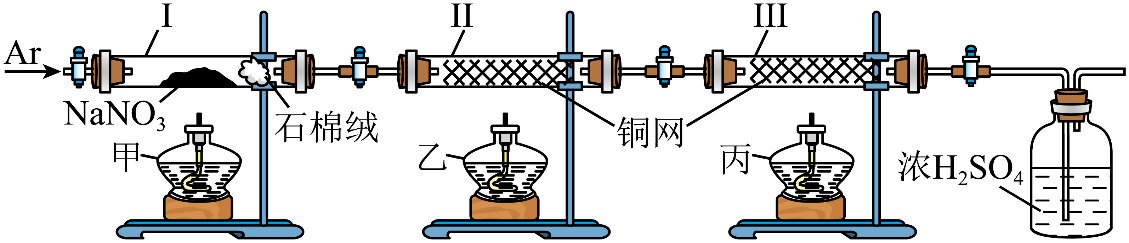
#> input picture _样板/images/image102.png, 1129 x 243 px
$ python zoom_profile.py '../_样板/images/image102.png'
#> lines starting #> are read from the running program, lines starting #| are printed output that depends on the picture
# -*- coding: utf-8 -*-
r"""zoom_profile.py —— 图片「像素剖面 + 局部放大」核验工具

用途：S4/S9 阶段核对**低分辨率图**的细节，客观判定不能靠目视的要素：
- 单线桥/双线桥的**箭头起止与指向**（箭头端 = 逐行暗像素宽度递增的实心三角）；
- 装置图**导管长短与进出方向**、液面高度、加热位置；
- 流程图的**箭头方向**与节点连接；
- 坐标轴的刻度线位置与量程。

原理：对每一行统计暗像素的 x 区间与数量，并给出「逐行最宽连续暗段」；
实心箭头会表现为若干行内「最宽暗段」单调递增后又骤减（如 14→11→7→5），
而普通直线/竖笔则保持等宽（如恒为 2）。据此可区分「箭头端」与「尾端」。

用法：
    python zoom_profile.py <图片路径> [--zoom 8] [--crop x0,y0,x1,y1]
                           [--thresh 128] [--no-rows]

输出（与图片同目录）：
    <图片名>_profile.txt : 逐行剖面（UTF-8；stdout 只打 ASCII 摘要）
    <图片名>_zoom.png    : 整图 --zoom 倍放大（透明底先合成白底）
    <图片名>_crop.png    : --crop 区域的 --zoom 倍放大（给出 --crop 时）

说明：本工具为**只读**分析，不修改任何交付物；中文一律写文件，避免 GBK 终端乱码。
"""
import argparse
import sys
from pathlib import Path

from PIL import Image


def load_rgb(path):
    im = Image.open(path).convert("RGBA")
    bg = Image.new("RGBA", im.size, (255, 255, 255, 255))
#> bg: PIL image 1129x243 RGBA; every value is 255
    bg.alpha_composite(im)
    return bg.convert("RGB")
#> returned value is the input picture: PIL image 1129x243 RGB; mean R, G, B 215.1, 215.7, 215.5


def parse_crop(s):
    parts = [int(float(x)) for x in s.replace(" ", "").split(",")]
    if len(parts) != 4:
        raise argparse.ArgumentTypeError("--crop 需 4 个值：x0,y0,x1,y1")
    return tuple(parts)


def profile(g, thresh):
    w, h = g.size
    px = g.load()
    rows = []
    for y in range(h):
        xs = [x for x in range(w) if px[x, y] < thresh]
        runs, cur = [], 0
        for x in range(w):
            if px[x, y] < thresh:
                cur += 1
            else:
                if cur:
                    runs.append(cur)
                cur = 0
        if cur:
            runs.append(cur)
        rows.append((y, xs, runs))
    return rows


def main():
    ap = argparse.ArgumentParser(description="图片像素剖面 + 局部放大（只读）")
    ap.add_argument("image", help="图片绝对/相对路径")
    ap.add_argument("--zoom", type=int, default=8, help="放大倍数（默认 8）")
    ap.add_argument("--crop", type=parse_crop, default=None, help="区域放大 x0,y0,x1,y1（原图像素坐标）")
    ap.add_argument("--thresh", type=int, default=128, help="暗像素阈值（默认 128）")
    ap.add_argument("--no-rows", action="store_true", help="不输出逐行剖面（只出放大图）")
    args = ap.parse_args()

    src = Path(args.image)
    if not src.exists():
        print("ERR: image not found:", src.name)
        return 2
    rgb = load_rgb(src)
    w, h = rgb.size
#> w = 1129; h = 243
    g = rgb.convert("L")
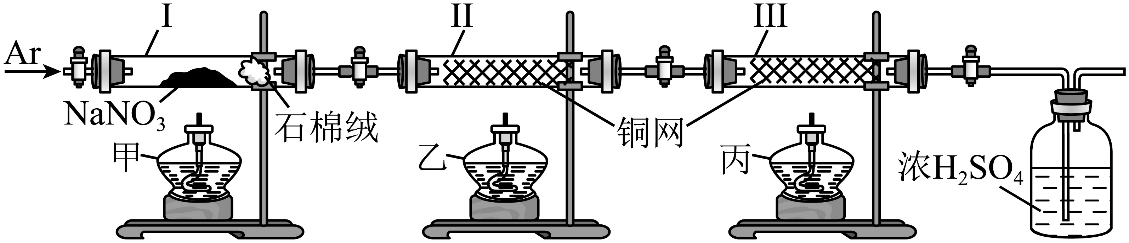
#> g: PIL image 1129x243 L; min 0, max 255, mean 215.5

    L = ["# zoom_profile · %s" % src.name,
         "size: %dx%d  thresh: %d  zoom: %d" % (w, h, args.thresh, args.zoom), ""]

    if not args.no_rows:
        rows = profile(g, args.thresh)
#> after the loop in profile, `for y in range(h):`: rows = 243 items
#> rows = 243 items
        L.append("== 逐行暗像素 (y: x范围 计数) ==")
        for y, xs, runs in rows:
            if xs:
                L.append("y=%4d x=[%4d..%4d] n=%4d" % (y, xs[0], xs[-1], len(xs)))
#> this loop made 243 passes
#> runs on passes 1 to 3: [], [], []
#> after the loop, L = 239 items, first 6: '# zoom_profile · image102.png', 'size: 1129x243  thresh: 128  zoom: 8', '', '== 逐行暗像素 (y: x范围 计数) ==', 'y=   4 x=[ 164.. 784] n=  35', 'y=   5 x=[ 165.. 783] n=  23'
        L.append("")
        L.append("== 逐行最宽连续暗段（>=2；箭头端表现为单调递增后骤减）==")
        for y, xs, runs in rows:
            if runs and max(runs) >= 2:
                L.append("y=%4d maxrun=%3d runs=%s" % (y, max(runs), runs))
#> after the loop, L = 476 items, first 6: '# zoom_profile · image102.png', 'size: 1129x243  thresh: 128  zoom: 8', '', '== 逐行暗像素 (y: x范围 计数) ==', 'y=   4 x=[ 164.. 784] n=  35', 'y=   5 x=[ 165.. 783] n=  23'
        L.append("")
        L.append("== 提示 ==")
        L.append("- 等宽(如恒为 2~3)的竖笔 = 引线/尾端；宽度单调递增(如 14→11→7→5) = 实心箭头端。")
        L.append("- 横线所在 y 即桥/引线高度；横线 x 区间即该桥覆盖的横向范围。")

    whole = src.with_name(src.stem + "_zoom.png")
    rgb.resize((w * args.zoom, h * args.zoom), Image.LANCZOS).save(whole)
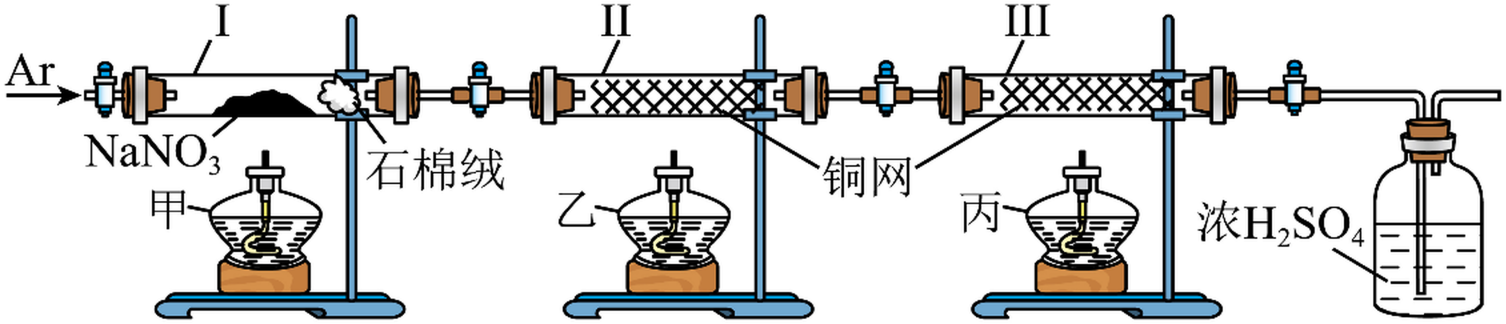
#> saved as image102_zoom.png: PIL image 9032x1944 RGB (shown at 1/6 size); mean R, G, B 215.3, 215.9, 215.6
    L.append("zoom image -> %s" % whole.name)
    if args.crop:
        c = rgb.crop(args.crop)
        cp = src.with_name(src.stem + "_crop.png")
        c.resize((c.width * args.zoom, c.height * args.zoom), Image.LANCZOS).save(cp)
        L.append("crop image (%s) -> %s" % (args.crop, cp.name))

    dst = src.with_name(src.stem + "_profile.txt")
    dst.write_text("\n".join(L), encoding="utf-8")
    print("OK: %s -> %s (size %dx%d)" % (src.name, dst.name, w, h))
#| OK: image102.png -> image102_profile.txt (size 1129x243)
    return 0


if __name__ == "__main__":
    sys.exit(main())
#> (the program exits here)

$ run again, on _样板/images/image106.png
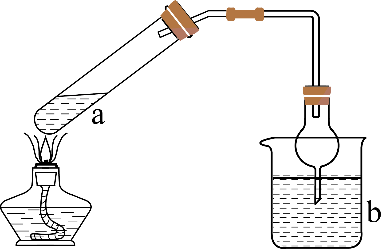
#> input picture _样板/images/image106.png, 382 x 249 px
#> bg: PIL image 382x249 RGBA; every value is 255
#> in load_rgb, returned value is the input picture: PIL image 382x249 RGB; mean R, G, B 241.1, 240.2, 239.4
#> the loop in profile, `for y in range(h):` made 249 passes
#> xs on passes 3 to 5: [177], [178], [179]
#> after the loop in profile, `for y in range(h):`: rows = 249 items
#> the loop in main, `for y, xs, runs in rows:` made 249 passes
#> (xs, runs) on passes 1 to 3: ([], []), ([], []), ([177], [1])
#> after the loop in main, `for y, xs, runs in rows:`: L = 251 items, first 6: '# zoom_profile · image106.png', 'size: 382x249  thresh: 128  zoom: 8', '', '== 逐行暗像素 (y: x范围 计数) ==', 'y=   2 x=[ 177.. 177] n=   1', 'y=   3 x=[ 178.. 178] n=   1'
#> after the loop in main, `for y, xs, runs in rows:`: L = 495 items, first 6: '# zoom_profile · image106.png', 'size: 382x249  thresh: 128  zoom: 8', '', '== 逐行暗像素 (y: x范围 计数) ==', 'y=   2 x=[ 177.. 177] n=   1', 'y=   3 x=[ 178.. 178] n=   1'
#> in main, `rgb.resize((w * args.zoom, h * args.zoom), Image.LANCZOS).save(whole)`:
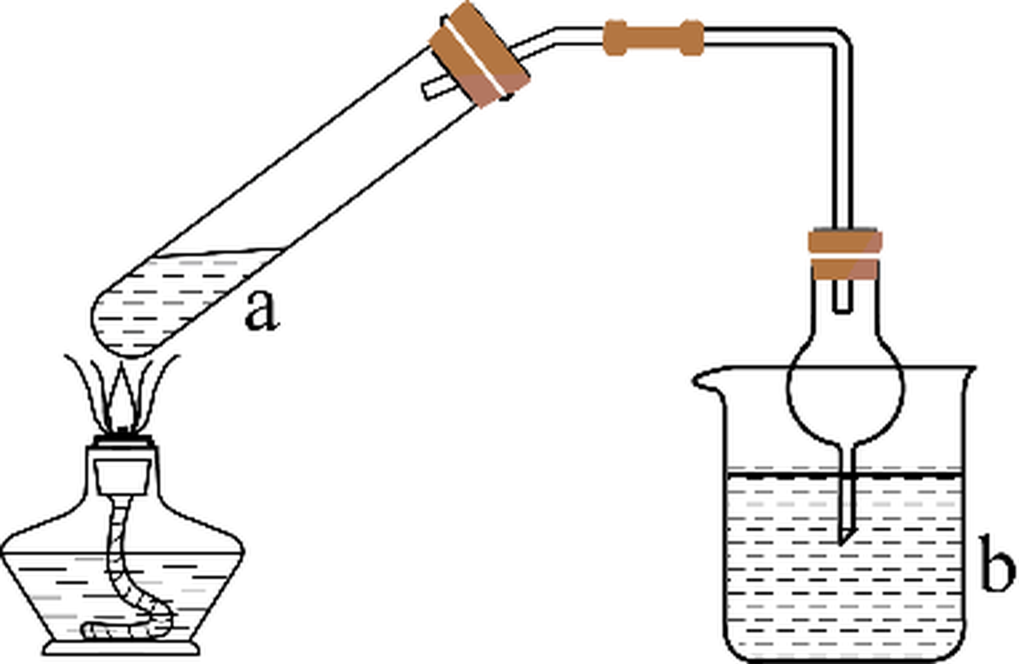
#> saved as image106_zoom.png: PIL image 3056x1992 RGB (shown at 1/3 size); mean R, G, B 240.4, 239.4, 238.7
#| OK: image106.png -> image106_profile.txt (size 382x249)

$ run again, on _样板/images/image115.png
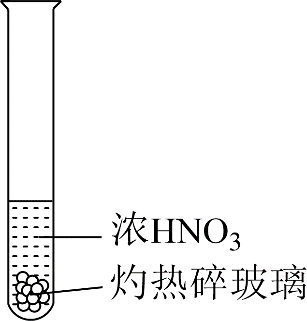
#> input picture _样板/images/image115.png, 307 x 321 px
#> bg: PIL image 307x321 RGBA; every value is 255
#> in load_rgb, returned value is the input picture: PIL image 307x321 RGB; mean R, G, B 242.4, 242.4, 242.4
#> the loop in profile, `for y in range(h):` made 321 passes
#> xs on passes 3 to 5: [1, 2, 58, 59, 60], [1, 2, 3, 57, 58, 59], [2, 3, 4, 56, 57, 58]
#> after the loop in profile, `for y in range(h):`: rows = 321 items
#> the loop in main, `for y, xs, runs in rows:` made 321 passes
#> (xs, runs) on passes 3 to 5: ([1, 2, 58, 59, 60], [2, 3]), ([1, 2, 3, 57, 58, 59], [3, 3]), ([2, 3, 4, 56, 57, 58], [3, 3])
#> after the loop in main, `for y, xs, runs in rows:`: L = 325 items, first 6: '# zoom_profile · image115.png', 'size: 307x321  thresh: 128  zoom: 8', '', '== 逐行暗像素 (y: x范围 计数) ==', 'y=   0 x=[   1..  60] n=  60', 'y=   1 x=[   0..  61] n=  62'
#> after the loop in main, `for y, xs, runs in rows:`: L = 648 items, first 6: '# zoom_profile · image115.png', 'size: 307x321  thresh: 128  zoom: 8', '', '== 逐行暗像素 (y: x范围 计数) ==', 'y=   0 x=[   1..  60] n=  60', 'y=   1 x=[   0..  61] n=  62'
#> in main, `rgb.resize((w * args.zoom, h * args.zoom), Image.LANCZOS).save(whole)`:
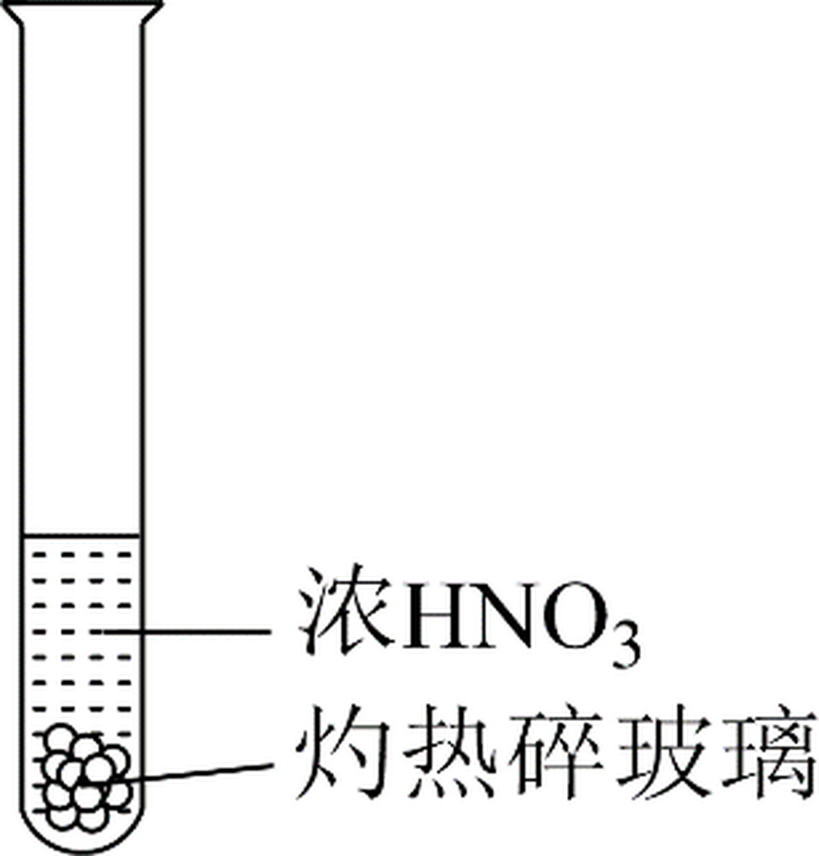
#> saved as image115_zoom.png: PIL image 2456x2568 RGB (shown at 1/3 size); mean R, G, B 242.2, 242.2, 242.2
#| OK: image115.png -> image115_profile.txt (size 307x321)

$ run again, on _样板/images/image116.png
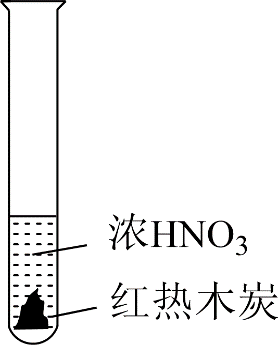
#> input picture _样板/images/image116.png, 278 x 345 px
#> bg: PIL image 278x345 RGBA; every value is 255
#> in load_rgb, returned value is the input picture: PIL image 278x345 RGB; mean R, G, B 240.9, 240.9, 240.9
#> the loop in profile, `for y in range(h):` made 345 passes
#> xs on passes 3 to 5: [0, 1, 2, 3, 63, 64, 65], [1, 2, 3, 62, 63, 64], [2, 3, 4, 61, 62, 63]
#> after the loop in profile, `for y in range(h):`: rows = 345 items
#> the loop in main, `for y, xs, runs in rows:` made 345 passes
#> (xs, runs) on passes 3 to 5: ([0, 1, 2, 3, 63, 64, 65], [4, 3]), ([1, 2, 3, 62, 63, 64], [3, 3]), ([2, 3, 4, 61, 62, 63], [3, 3])
#> after the loop in main, `for y, xs, runs in rows:`: L = 349 items, first 6: '# zoom_profile · image116.png', 'size: 278x345  thresh: 128  zoom: 8', '', '== 逐行暗像素 (y: x范围 计数) ==', 'y=   0 x=[   1..  65] n=  65', 'y=   1 x=[   0..  65] n=  66'
#> after the loop in main, `for y, xs, runs in rows:`: L = 696 items, first 6: '# zoom_profile · image116.png', 'size: 278x345  thresh: 128  zoom: 8', '', '== 逐行暗像素 (y: x范围 计数) ==', 'y=   0 x=[   1..  65] n=  65', 'y=   1 x=[   0..  65] n=  66'
#> in main, `rgb.resize((w * args.zoom, h * args.zoom), Image.LANCZOS).save(whole)`:
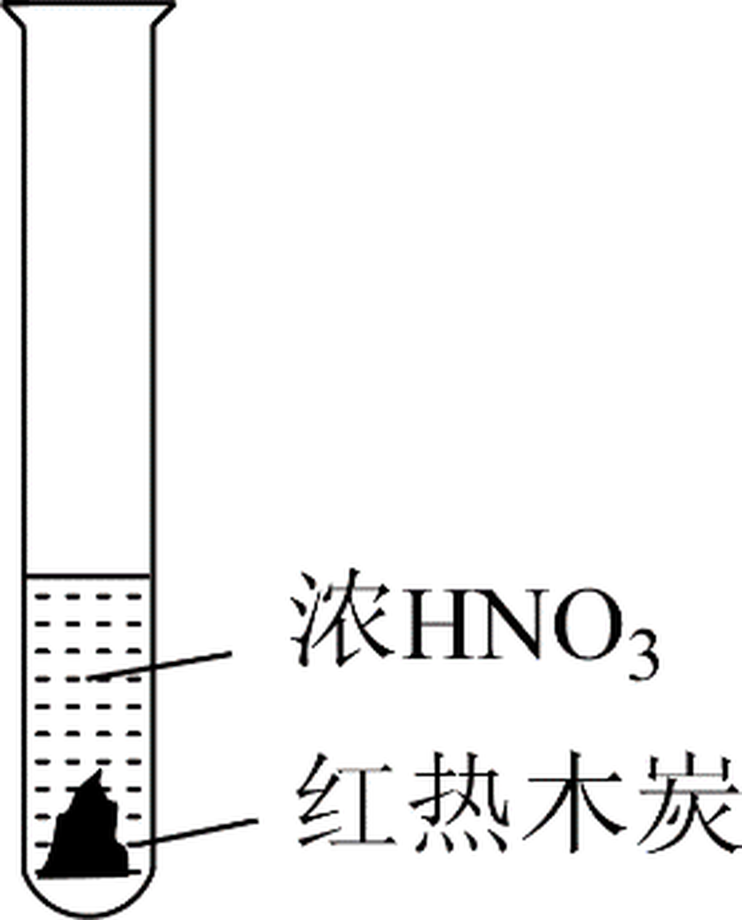
#> saved as image116_zoom.png: PIL image 2224x2760 RGB (shown at 1/3 size); mean R, G, B 240.8, 240.7, 240.7
#| OK: image116.png -> image116_profile.txt (size 278x345)
